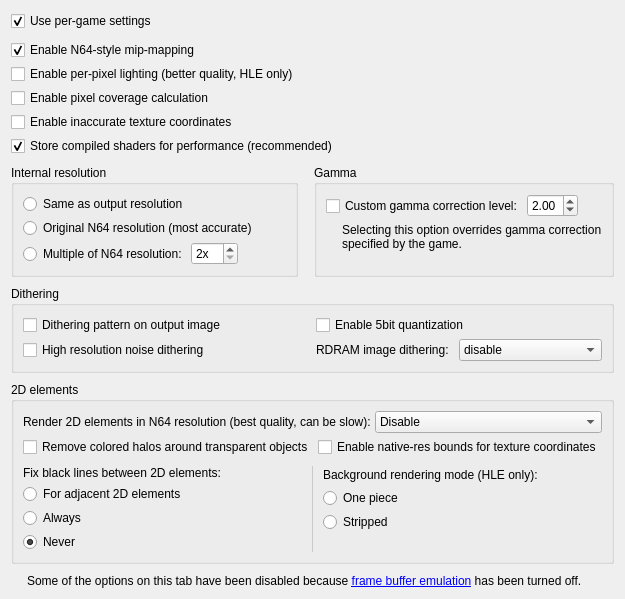
     <widget class="QWidget" name="emulationTab">
      <attribute name="title">
       <string>Emulation</string>
      </attribute>
      <layout class="QVBoxLayout" name="verticalLayout">
       <property name="spacing">
        <number>10</number>
       </property>
       <item>
        <layout class="QVBoxLayout" name="verticalLayout_30">
         <property name="spacing">
          <number>9</number>
         </property>
         <item>
          <widget class="QCheckBox" name="customSettingsCheckBox">
           <property name="sizePolicy">
            <sizepolicy hsizetype="Preferred" vsizetype="Fixed">
             <horstretch>0</horstretch>
             <verstretch>0</verstretch>
            </sizepolicy>
           </property>
           <property name="toolTip">
            <string>&lt;html&gt;&lt;head/&gt;&lt;body&gt;&lt;p&gt;When enabled, all non-default values of settings are stored individually for each game.&lt;/p&gt;&lt;p&gt;When a game is running, settings are displayed and saved for the currently running game.&lt;/p&gt;&lt;p&gt;&lt;span style=&quot; font-weight:600;&quot;&gt;Note:&lt;/span&gt; RealityVK already contains settings for the optimal performance of most games. Be careful when altering options on 'Emulation' and 'Frame buffer' tab.&lt;/p&gt;&lt;p&gt;[Recommended: &lt;span style=&quot; font-style:italic;&quot;&gt;Checked&lt;/span&gt;]&lt;/p&gt;&lt;/body&gt;&lt;/html&gt;</string>
           </property>
           <property name="text">
            <string>Use per-game settings</string>
           </property>
           <property name="checked">
            <bool>true</bool>
           </property>
          </widget>
         </item>
         <item>
          <widget class="QFrame" name="emulationOptionsFrame">
           <layout class="QVBoxLayout" name="verticalLayout_47">
            <property name="spacing">
             <number>4</number>
            </property>
            <property name="leftMargin">
             <number>0</number>
            </property>
            <property name="topMargin">
             <number>0</number>
            </property>
            <property name="rightMargin">
             <number>0</number>
            </property>
            <property name="bottomMargin">
             <number>0</number>
            </property>
            <item>
             <widget class="QCheckBox" name="emulateLodCheckBox">
              <property name="sizePolicy">
               <sizepolicy hsizetype="Preferred" vsizetype="Minimum">
                <horstretch>0</horstretch>
                <verstretch>0</verstretch>
               </sizepolicy>
              </property>
              <property name="toolTip">
               <string>&lt;html&gt;&lt;head/&gt;&lt;body&gt;&lt;p&gt;The N64 uses a unique method of mip-mapping that's difficult to reproduce correctly on PCs. When checked, this option emulates N64-accurate mip-mapping. When unchecked, some games have sharper distant textures.&lt;/p&gt;&lt;p&gt;[Recommended: &lt;span style=&quot; font-style:italic;&quot;&gt;Checked&lt;/span&gt;]&lt;/p&gt;&lt;/body&gt;&lt;/html&gt;</string>
              </property>
              <property name="text">
               <string>Enable N64-style mip-mapping</string>
              </property>
              <property name="checked">
               <bool>true</bool>
              </property>
             </widget>
            </item>
            <item>
             <widget class="QCheckBox" name="enableHWLightingCheckBox">
              <property name="toolTip">
               <string>&lt;html&gt;&lt;head/&gt;&lt;body&gt;&lt;p&gt;In N64 games lighting is calculated per vertex. This option enables Phong shading, which provides smoother and more realistic lighting.&lt;br/&gt;&lt;br/&gt;[Recommended: &lt;span style=&quot; font-style:italic;&quot;&gt;Your preference&lt;/span&gt;]&lt;/p&gt;&lt;/body&gt;&lt;/html&gt;</string>
              </property>
              <property name="text">
               <string>Enable per-pixel lighting (better quality, HLE only)</string>
              </property>
             </widget>
            </item>
            <item>
             <widget class="QCheckBox" name="enableCoverageCheckBox">
              <property name="toolTip">
               <string>&lt;html&gt;&lt;head/&gt;&lt;body&gt;&lt;p&gt;&lt;span style=&quot; font-weight:600;&quot;&gt;Enable pixel coverage calculation. &lt;/span&gt;&lt;/p&gt;&lt;p&gt;Enables approximated pixel coverage calculation. N64 uses pixel coverage for anti-aliasing and in some special blending modes. Some games have wire-frame mode aka 'pen and ink' mode. This mode also needs pixel coverage calculated. &lt;/p&gt;&lt;p&gt;[Recommended: Checked, unless performance is hurt]&lt;/p&gt;&lt;/body&gt;&lt;/html&gt;</string>
              </property>
              <property name="text">
               <string>Enable pixel coverage calculation</string>
              </property>
             </widget>
            </item>
            <item>
             <widget class="QCheckBox" name="enableInaccurateTextureCoordinatesCheckBox">
              <property name="toolTip">
               <string>&lt;html&gt;&lt;head/&gt;&lt;body&gt;&lt;p&gt;&lt;span style=&quot; font-weight:600;&quot;&gt;Enable inaccurate texture coordinates. &lt;/span&gt;&lt;/p&gt;&lt;p&gt;Enables inaccurate texture coordinate calculations. This can improve performance and texture pack compatibity at the cost of accuracy.&lt;/p&gt;&lt;p&gt;[Recommended: Unchecked, unless performance is hurt or for texture pack compatibility]&lt;/p&gt;&lt;/body&gt;&lt;/html&gt;</string>
              </property>
              <property name="text">
               <string>Enable inaccurate texture coordinates</string>
              </property>
             </widget>
            </item>
            <item>
             <widget class="QCheckBox" name="enableShadersStorageCheckBox">
              <property name="toolTip">
               <string>&lt;html&gt;&lt;head/&gt;&lt;body&gt;&lt;p&gt;Use persistent storage for compiled shader programs.&lt;br/&gt;Each game uses a set of combiners. A combiner is an equation that defines how to build output color from various color inputs. RealityVK translates shaders, and compiles shader programs on the fly. Shaders are large and complex. If the game uses several new combiners, compiling new shaders will take time and result in stuttering. When this option is checked, these shaders are saved so they're not recompiled the next time you run the game.&lt;/p&gt;&lt;p&gt;[Recommended: &lt;span style=&quot; font-style:italic;&quot;&gt;Checked&lt;/span&gt;]&lt;/p&gt;&lt;/body&gt;&lt;/html&gt;</string>
              </property>
              <property name="text">
               <string>Store compiled shaders for performance (recommended)</string>
              </property>
              <property name="checked">
               <bool>true</bool>
              </property>
             </widget>
            </item>
           </layout>
          </widget>
         </item>
         <item>
          <layout class="QHBoxLayout" name="horizontalLayout_20">
           <property name="spacing">
            <number>16</number>
           </property>
           <item>
            <widget class="QGroupBox" name="factorGroupBox">
             <property name="toolTip">
              <string>&lt;html&gt;&lt;head/&gt;&lt;body&gt;&lt;p&gt;This option sets the output render buffer size. By default, the render buffer is set to the &lt;span style=&quot; font-weight:600;&quot;&gt;Same as output resolution&lt;/span&gt;, but you can set it to the &lt;span style=&quot; font-weight:600;&quot;&gt;Original N64 resolution&lt;/span&gt; or a &lt;span style=&quot; font-weight:600;&quot;&gt;Multiple of N64 resolution&lt;/span&gt;.&lt;/p&gt;&lt;/body&gt;&lt;/html&gt;</string>
             </property>
             <property name="title">
              <string>Internal resolution</string>
             </property>
             <layout class="QVBoxLayout" name="verticalLayout_56">
              <property name="spacing">
               <number>4</number>
              </property>
              <item>
               <widget class="QRadioButton" name="factor0xRadioButton">
                <property name="text">
                 <string>Same as output resolution</string>
                </property>
                <attribute name="buttonGroup">
                 <string notr="true">factorButtonGroup</string>
                </attribute>
               </widget>
              </item>
              <item>
               <widget class="QRadioButton" name="factor1xRadioButton">
                <property name="text">
                 <string>Original N64 resolution (most accurate)</string>
                </property>
                <attribute name="buttonGroup">
                 <string notr="true">factorButtonGroup</string>
                </attribute>
               </widget>
              </item>
              <item>
               <layout class="QHBoxLayout" name="horizontalLayout_27">
                <item>
                 <layout class="QHBoxLayout" name="horizontalLayout_2">
                  <property name="topMargin">
                   <number>2</number>
                  </property>
                  <item>
                   <widget class="QRadioButton" name="factorXxRadioButton">
                    <property name="text">
                     <string>Multiple of N64 resolution:</string>
                    </property>
                    <attribute name="buttonGroup">
                     <string notr="true">factorButtonGroup</string>
                    </attribute>
                   </widget>
                  </item>
                 </layout>
                </item>
                <item>
                 <widget class="QSpinBox" name="resolutionFactorSpinBox">
                  <property name="suffix">
                   <string>x</string>
                  </property>
                  <property name="minimum">
                   <number>2</number>
                  </property>
                  <property name="maximum">
                   <number>16</number>
                  </property>
                 </widget>
                </item>
                <item>
                 <spacer name="horizontalSpacer_7">
                  <property name="orientation">
                   <enum>Qt::Horizontal</enum>
                  </property>
                  <property name="sizeHint" stdset="0">
                   <size>
                    <width>40</width>
                    <height>20</height>
                   </size>
                  </property>
                 </spacer>
                </item>
               </layout>
              </item>
             </layout>
            </widget>
           </item>
           <item>
            <widget class="QGroupBox" name="gammaCorrectionGroupBox">
             <property name="toolTip">
              <string>&lt;html&gt;&lt;head/&gt;&lt;body&gt;&lt;p&gt;Some N64 games use gamma correction to brighten the image. When the frame buffer is enabled, gamma correction is applied automatically for all games that use it on the N64. You can use your own gamma correction instead with this option. The default level, used on the N64, is 2.&lt;/p&gt;&lt;p&gt;[Recommended: &lt;span style=&quot; font-style:italic;&quot;&gt;Unchecked; 2.00&lt;/span&gt;]&lt;/p&gt;&lt;/body&gt;&lt;/html&gt;</string>
             </property>
             <property name="title">
              <string>Gamma</string>
             </property>
             <layout class="QVBoxLayout" name="verticalLayout_15">
              <property name="spacing">
               <number>4</number>
              </property>
              <item>
               <layout class="QHBoxLayout" name="horizontalLayout_12">
                <item>
                 <widget class="QCheckBox" name="gammaCorrectionCheckBox">
                  <property name="text">
                   <string>Custom gamma correction level:</string>
                  </property>
                 </widget>
                </item>
                <item>
                 <layout class="QVBoxLayout" name="verticalLayout_16">
                  <property name="spacing">
                   <number>0</number>
                  </property>
                  <item>
                   <widget class="QDoubleSpinBox" name="gammaLevelSpinBox">
                    <property name="minimum">
                     <double>1.000000000000000</double>
                    </property>
                    <property name="maximum">
                     <double>4.000000000000000</double>
                    </property>
                    <property name="singleStep">
                     <double>0.100000000000000</double>
                    </property>
                    <property name="value">
                     <double>2.000000000000000</double>
                    </property>
                   </widget>
                  </item>
                  <item>
                   <spacer name="verticalSpacer_4">
                    <property name="orientation">
                     <enum>Qt::Vertical</enum>
                    </property>
                    <property name="sizeType">
                     <enum>QSizePolicy::Fixed</enum>
                    </property>
                    <property name="sizeHint" stdset="0">
                     <size>
                      <width>0</width>
                      <height>2</height>
                     </size>
                    </property>
                   </spacer>
                  </item>
                 </layout>
                </item>
                <item>
                 <spacer name="horizontalSpacer_5">
                  <property name="orientation">
                   <enum>Qt::Horizontal</enum>
                  </property>
                  <property name="sizeHint" stdset="0">
                   <size>
                    <width>0</width>
                    <height>0</height>
                   </size>
                  </property>
                 </spacer>
                </item>
               </layout>
              </item>
              <item>
               <widget class="QFrame" name="gammaCorrectionNoteFrame">
                <layout class="QHBoxLayout" name="horizontalLayout_21">
                 <property name="spacing">
                  <number>9</number>
                 </property>
                 <property name="leftMargin">
                  <number>0</number>
                 </property>
                 <property name="topMargin">
                  <number>0</number>
                 </property>
                 <property name="rightMargin">
                  <number>0</number>
                 </property>
                 <property name="bottomMargin">
                  <number>0</number>
                 </property>
                 <item>
                  <widget class="QLabel" name="gammaCorrectionNoteIcon">
                   <property name="sizePolicy">
                    <sizepolicy hsizetype="Fixed" vsizetype="Fixed">
                     <horstretch>0</horstretch>
                     <verstretch>0</verstretch>
                    </sizepolicy>
                   </property>
                   <property name="pixmap">
                    <pixmap resource="icon.qrc">:/Info.ico</pixmap>
                   </property>
                  </widget>
                 </item>
                 <item>
                  <widget class="QLabel" name="gammaCorrectionNoteLabel">
                   <property name="text">
                    <string>Selecting this option overrides gamma correction specified by the game.</string>
                   </property>
                   <property name="wordWrap">
                    <bool>true</bool>
                   </property>
                  </widget>
                 </item>
                </layout>
               </widget>
              </item>
              <item>
               <spacer name="verticalSpacer_15">
                <property name="orientation">
                 <enum>Qt::Vertical</enum>
                </property>
                <property name="sizeHint" stdset="0">
                 <size>
                  <width>0</width>
                  <height>0</height>
                 </size>
                </property>
               </spacer>
              </item>
             </layout>
            </widget>
           </item>
          </layout>
         </item>
         <item>
          <widget class="QGroupBox" name="ditheringGroupBox">
           <property name="title">
            <string>Dithering</string>
           </property>
           <layout class="QGridLayout" name="gridLayout_6">
            <property name="verticalSpacing">
             <number>4</number>
            </property>
            <item row="0" column="1">
             <widget class="QCheckBox" name="ditheringQuantizationCheckBox">
              <property name="toolTip">
               <string>&lt;html&gt;&lt;head/&gt;&lt;body&gt;&lt;p&gt;Like real hardware this setting reduces the number of colors if dithering is used. Removes undesired dithering fragments. Default = enabled.&lt;/p&gt;&lt;/body&gt;&lt;/html&gt;</string>
              </property>
              <property name="text">
               <string>Enable 5bit quantization</string>
              </property>
             </widget>
            </item>
            <item row="1" column="0">
             <widget class="QCheckBox" name="hiresNoiseDitheringCheckBox">
              <property name="toolTip">
               <string>&lt;html&gt;&lt;head/&gt;&lt;body&gt;&lt;p&gt;This setting doubles noise resolution to get a finer noise effect at higher resolutions. Default = disabled.&lt;/p&gt;&lt;/body&gt;&lt;/html&gt;</string>
              </property>
              <property name="text">
               <string>High resolution noise dithering</string>
              </property>
             </widget>
            </item>
            <item row="0" column="0">
             <widget class="QCheckBox" name="ditheringPatternCheckBox">
              <property name="toolTip">
               <string>&lt;html&gt;&lt;head/&gt;&lt;body&gt;&lt;p&gt;This setting enables game controlled ordered grid dithering. Enable it for accurate representation. Default = disabled.&lt;/p&gt;&lt;/body&gt;&lt;/html&gt;</string>
              </property>
              <property name="text">
               <string>Dithering pattern on output image</string>
              </property>
             </widget>
            </item>
            <item row="1" column="1">
             <layout class="QHBoxLayout" name="horizontalLayout_24">
              <item>
               <widget class="QLabel" name="ditheringLabel">
                <property name="toolTip">
                 <string>&lt;html&gt;&lt;head/&gt;&lt;body&gt;&lt;p&gt;RDRAM dithering prevents color banding in games with framebuffer effects.&lt;/p&gt;&lt;/body&gt;&lt;/html&gt;</string>
                </property>
                <property name="text">
                 <string>RDRAM image dithering:</string>
                </property>
               </widget>
              </item>
              <item>
               <widget class="QComboBox" name="ditheringModeComboBox">
                <property name="toolTip">
                 <string>&lt;html&gt;&lt;head/&gt;&lt;body&gt;&lt;p&gt;Settings: Disabled, Bayer ordered grid dithering, Magic Square ordered grid dithering or blue noise dithering. Blue noise dithering produces unobtrusive results. Default = blue noise dithering.&lt;/p&gt;&lt;/body&gt;&lt;/html&gt;</string>
                </property>
                <item>
                 <property name="text">
                  <string>disable</string>
                 </property>
                </item>
                <item>
                 <property name="text">
                  <string>Bayer</string>
                 </property>
                </item>
                <item>
                 <property name="text">
                  <string>Magic square</string>
                 </property>
                </item>
                <item>
                 <property name="text">
                  <string>Blue noise</string>
                 </property>
                </item>
               </widget>
              </item>
             </layout>
            </item>
           </layout>
          </widget>
         </item>
         <item>
          <widget class="QGroupBox" name="nativeRes2DGroupBox">
           <property name="title">
            <string>2D elements</string>
           </property>
           <layout class="QVBoxLayout" name="verticalLayout_48">
            <property name="spacing">
             <number>9</number>
            </property>
            <item>
             <layout class="QVBoxLayout" name="verticalLayout_31">
              <property name="spacing">
               <number>4</number>
              </property>
              <property name="leftMargin">
               <number>0</number>
              </property>
              <property name="topMargin">
               <number>0</number>
              </property>
              <property name="rightMargin">
               <number>0</number>
              </property>
              <property name="bottomMargin">
               <number>0</number>
              </property>
              <item>
               <layout class="QHBoxLayout" name="nativeRes2Dlayout">
                <item>
                 <widget class="QLabel" name="nativeRes2DLabel">
                  <property name="toolTip">
                   <string>&lt;html&gt;&lt;head/&gt;&lt;body&gt;&lt;p&gt;When checked, 2D elements are rendered at the N64s resolution before copying them to output. This usually eliminates display issues with 2D elements, but it can be slow. This option uses heuristics to detect adjacent 2D elements that doesn't work for every game.&lt;/p&gt;&lt;p&gt;[Recommended: &lt;span style=&quot; font-style:italic;&quot;&gt;Checked, unless you have performance problems&lt;/span&gt;]&lt;/p&gt;&lt;/body&gt;&lt;/html&gt;</string>
                  </property>
                  <property name="text">
                   <string>Render 2D elements in N64 resolution (best quality, can be slow):</string>
                  </property>
                 </widget>
                </item>
                <item>
                 <widget class="QComboBox" name="nativeRes2DComboBox">
                  <property name="toolTip">
                   <string>&lt;html&gt;&lt;head/&gt;&lt;body&gt;&lt;p&gt;When checked, 2D elements are rendered at the N64s resolution before copying them to output. This usually eliminates display issues with 2D elements, but it can be slow. This option uses heuristics to detect adjacent 2D elements that doesn't work for every game.&lt;/p&gt;&lt;p&gt;[Recommended: &lt;span style=&quot; font-style:italic;&quot;&gt;Checked, unless you have performance problems&lt;/span&gt;]&lt;/p&gt;&lt;/body&gt;&lt;/html&gt;</string>
                  </property>
                  <item>
                   <property name="text">
                    <string>Disable</string>
                   </property>
                  </item>
                  <item>
                   <property name="text">
                    <string>Enable optimized</string>
                   </property>
                  </item>
                  <item>
                   <property name="text">
                    <string>Enable unoptimized</string>
                   </property>
                  </item>
                 </widget>
                </item>
               </layout>
              </item>
              <item>
               <layout class="QHBoxLayout" name="horizontalLayout_29">
                <item>
                 <widget class="QCheckBox" name="halosRemovalCheckBox">
                  <property name="text">
                   <string>Remove colored halos around transparent objects</string>
                  </property>
                 </widget>
                </item>
                <item>
                 <widget class="QCheckBox" name="texCoordBoundsCheckBox">
                  <property name="toolTip">
                   <string>&lt;html&gt;&lt;head/&gt;&lt;body&gt;&lt;p&gt;Bound texture rectangle texture coordinates to the values they take in native resolutions. It prevents garbage due to fetching out of texture bounds, but can result in hard edges.&lt;/p&gt;&lt;/body&gt;&lt;/html&gt;</string>
                  </property>
                  <property name="text">
                   <string>Enable native-res bounds for texture coordinates</string>
                  </property>
                 </widget>
                </item>
               </layout>
              </item>
             </layout>
            </item>
            <item>
             <layout class="QHBoxLayout" name="horizontalLayout_15">
              <property name="spacing">
               <number>9</number>
              </property>
              <item>
               <widget class="QFrame" name="fixTexrectFrame">
                <property name="toolTip">
                 <string>&lt;html&gt;&lt;head/&gt;&lt;body&gt;&lt;p&gt;In some games the coordinates for parts of 2D elements are not aligned: there is a half-pixel split between adjacent elements. When rendering at the N64's original resolution it isn't visible, but when the image is scaled up it results in black lines. This option attempts to connect these 2D elements.&lt;/p&gt;&lt;p&gt;&lt;span style=&quot; font-weight:600;&quot;&gt;For adjacent 2D elements&lt;/span&gt;: Apply the correction only for polygons that need it. Select this option for games that have issues with black lines.&lt;/p&gt;&lt;p&gt;&lt;span style=&quot; font-weight:600;&quot;&gt;Always&lt;/span&gt;: Apply the correction for every 2D element. Select this option when &lt;span style=&quot; font-weight:600;&quot;&gt;For adjacent 2D elements&lt;/span&gt; doesn't help.&lt;/p&gt;&lt;p&gt;&lt;span style=&quot; font-weight:600;&quot;&gt;Never&lt;/span&gt;: Don't attempt to correct black lines between 2D elements.&lt;/p&gt;&lt;p&gt;[Recommended: &lt;span style=&quot; font-style:italic;&quot;&gt;Game dependent, mostly Never&lt;/span&gt;]&lt;/p&gt;&lt;/body&gt;&lt;/html&gt;</string>
                </property>
                <layout class="QVBoxLayout" name="verticalLayout_5">
                 <property name="spacing">
                  <number>4</number>
                 </property>
                 <property name="leftMargin">
                  <number>0</number>
                 </property>
                 <property name="topMargin">
                  <number>0</number>
                 </property>
                 <property name="rightMargin">
                  <number>0</number>
                 </property>
                 <property name="bottomMargin">
                  <number>0</number>
                 </property>
                 <item>
                  <widget class="QLabel" name="fixBlackLinesLabel">
                   <property name="text">
                    <string extracomment="2D elements, formerly labelled texrects, are usually used for title screens or HUDs">Fix black lines between 2D elements:</string>
                   </property>
                   <property name="wordWrap">
                    <bool>true</bool>
                   </property>
                  </widget>
                 </item>
                 <item>
                  <widget class="QRadioButton" name="fixTexrectSmartRadioButton">
                   <property name="sizePolicy">
                    <sizepolicy hsizetype="Preferred" vsizetype="Fixed">
                     <horstretch>0</horstretch>
                     <verstretch>0</verstretch>
                    </sizepolicy>
                   </property>
                   <property name="text">
                    <string extracomment="The label for this control is &quot;Fix black lines between 2D elements&quot;">For adjacent 2D elements</string>
                   </property>
                   <attribute name="buttonGroup">
                    <string notr="true">fixTexrectCoordsButtonGroup</string>
                   </attribute>
                  </widget>
                 </item>
                 <item>
                  <widget class="QRadioButton" name="fixTexrectForceRadioButton">
                   <property name="text">
                    <string extracomment="The label for this control is &quot;Fix black lines between 2D elements&quot;">Always</string>
                   </property>
                   <attribute name="buttonGroup">
                    <string notr="true">fixTexrectCoordsButtonGroup</string>
                   </attribute>
                  </widget>
                 </item>
                 <item>
                  <widget class="QRadioButton" name="fixTexrectDisableRadioButton">
                   <property name="text">
                    <string extracomment="The label for this control is &quot;Fix black lines between 2D elements&quot;">Never</string>
                   </property>
                   <property name="checked">
                    <bool>true</bool>
                   </property>
                   <attribute name="buttonGroup">
                    <string notr="true">fixTexrectCoordsButtonGroup</string>
                   </attribute>
                  </widget>
                 </item>
                </layout>
               </widget>
              </item>
              <item>
               <widget class="Line" name="line_2">
                <property name="styleSheet">
                 <string notr="true">color: rgba(0, 0, 0, 15%);</string>
                </property>
                <property name="frameShadow">
                 <enum>QFrame::Plain</enum>
                </property>
                <property name="orientation">
                 <enum>Qt::Vertical</enum>
                </property>
               </widget>
              </item>
              <item>
               <widget class="QFrame" name="bgModeFrame">
                <property name="toolTip">
                 <string>&lt;html&gt;&lt;head/&gt;&lt;body&gt;&lt;p&gt;Background is a complex macro command used to render large (normally full screen) images. Since background images usually don't fit texture memory, the microcode splits them on narrow strips and renders them one by one. HLE code has two modes to emulate background commands:&lt;/p&gt;&lt;p&gt;&lt;span style=&quot; font-weight:600;&quot;&gt;One piece&lt;/span&gt;: The whole background image rendred as one textured rectangle. This method is normally much faster, but the result is not always correct.&lt;/p&gt;&lt;p&gt;&lt;span style=&quot; font-weight:600;&quot;&gt;Stripped&lt;/span&gt;: This method emulates background commands as close as possible to actual microcode implementation. It's slower but more precise. Another problem: some games may have gaps between rendered strips in high resolution. Use &amp;quot;Render 2D elements in N64 resolution&amp;quot; option to remove the gaps.&lt;/p&gt;&lt;p&gt;[Recommended: &lt;span style=&quot; font-style:italic;&quot;&gt;Game dependent, mostly Stripped&lt;/span&gt;]&lt;/p&gt;&lt;/body&gt;&lt;/html&gt;</string>
                </property>
                <layout class="QVBoxLayout" name="verticalLayout_35">
                 <property name="spacing">
                  <number>4</number>
                 </property>
                 <property name="leftMargin">
                  <number>0</number>
                 </property>
                 <property name="topMargin">
                  <number>0</number>
                 </property>
                 <property name="rightMargin">
                  <number>0</number>
                 </property>
                 <property name="bottomMargin">
                  <number>0</number>
                 </property>
                 <item>
                  <widget class="QLabel" name="bgModeLabel">
                   <property name="text">
                    <string>Background rendering mode (HLE only):</string>
                   </property>
                  </widget>
                 </item>
                 <item>
                  <widget class="QRadioButton" name="bgModeOnePieceRadioButton">
                   <property name="text">
                    <string>One piece</string>
                   </property>
                  </widget>
                 </item>
                 <item>
                  <widget class="QRadioButton" name="bgModeStrippedRadioButton">
                   <property name="text">
                    <string>Stripped</string>
                   </property>
                  </widget>
                 </item>
                 <item>
                  <spacer name="verticalSpacer_13">
                   <property name="orientation">
                    <enum>Qt::Vertical</enum>
                   </property>
                   <property name="sizeType">
                    <enum>QSizePolicy::Preferred</enum>
                   </property>
                   <property name="sizeHint" stdset="0">
                    <size>
                     <width>0</width>
                     <height>20</height>
                    </size>
                   </property>
                  </spacer>
                 </item>
                </layout>
               </widget>
              </item>
             </layout>
            </item>
           </layout>
          </widget>
         </item>
        </layout>
       </item>
       <item>
        <spacer name="verticalSpacer_2">
         <property name="orientation">
          <enum>Qt::Vertical</enum>
         </property>
         <property name="sizeHint" stdset="0">
          <size>
           <width>0</width>
           <height>0</height>
          </size>
         </property>
        </spacer>
       </item>
       <item>
        <widget class="QFrame" name="frameBufferInfoFrame2">
         <layout class="QHBoxLayout" name="horizontalLayout_30">
          <property name="spacing">
           <number>9</number>
          </property>
          <property name="leftMargin">
           <number>0</number>
          </property>
          <property name="topMargin">
           <number>0</number>
          </property>
          <property name="rightMargin">
           <number>0</number>
          </property>
          <property name="bottomMargin">
           <number>0</number>
          </property>
          <item>
           <widget class="QLabel" name="frameBufferInfoIcon2">
            <property name="sizePolicy">
             <sizepolicy hsizetype="Fixed" vsizetype="Preferred">
              <horstretch>0</horstretch>
              <verstretch>0</verstretch>
             </sizepolicy>
            </property>
            <property name="text">
             <string notr="true"/>
            </property>
            <property name="pixmap">
             <pixmap resource="icon.qrc">:/Info.ico</pixmap>
            </property>
           </widget>
          </item>
          <item>
           <widget class="QLabel" name="frameBufferInfoLabel2">
            <property name="text">
             <string>Some of the options on this tab have been disabled because &lt;a href=&quot;#frameBuffer&quot;&gt;frame buffer emulation&lt;/a&gt; has been turned off.</string>
            </property>
            <property name="wordWrap">
             <bool>true</bool>
            </property>
            <property name="textInteractionFlags">
             <set>Qt::LinksAccessibleByKeyboard|Qt::LinksAccessibleByMouse</set>
            </property>
           </widget>
          </item>
         </layout>
        </widget>
       </item>
      </layout>
     </widget>
